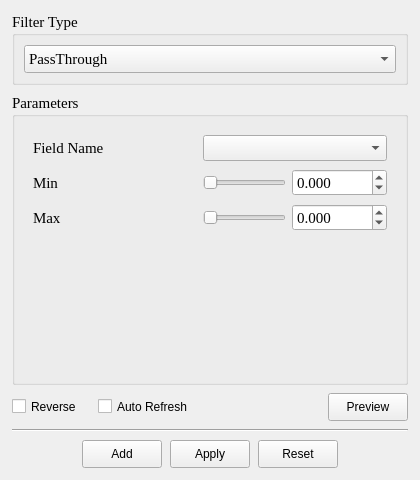
<?xml version="1.0" encoding="UTF-8"?>
<ui version="4.0">
 <class>Filters</class>
 <widget class="QDialog" name="Filters">
  <property name="geometry">
   <rect>
    <x>0</x>
    <y>0</y>
    <width>420</width>
    <height>480</height>
   </rect>
  </property>
  <property name="minimumSize">
   <size>
    <width>420</width>
    <height>420</height>
   </size>
  </property>
  <property name="windowTitle">
   <string>Filters</string>
  </property>
  <layout class="QVBoxLayout" name="verticalLayout_5">
   <property name="leftMargin">
    <number>12</number>
   </property>
   <property name="topMargin">
    <number>12</number>
   </property>
   <property name="rightMargin">
    <number>12</number>
   </property>
   <property name="bottomMargin">
    <number>12</number>
   </property>
   <property name="spacing">
    <number>8</number>
   </property>
   <!-- Filter Type Selection -->
   <item>
    <widget class="QGroupBox" name="groupBox_type">
     <property name="font">
      <font>
       <family>Times New Roman</family>
       <pointsize>11</pointsize>
      </font>
     </property>
     <property name="title">
      <string>Filter Type</string>
     </property>
     <layout class="QVBoxLayout" name="verticalLayout_type">
      <property name="spacing">
       <number>6</number>
      </property>
      <item>
       <widget class="QComboBox" name="cbox_type">
        <property name="minimumSize">
         <size>
          <width>0</width>
          <height>28</height>
         </size>
        </property>
        <item>
         <property name="text">
          <string>PassThrough</string>
         </property>
        </item>
        <item>
         <property name="text">
          <string>VoxelGrid</string>
         </property>
        </item>
        <item>
         <property name="text">
          <string>Statistical Outlier Removal</string>
         </property>
        </item>
        <item>
         <property name="text">
          <string>Radius Outlier Removal</string>
         </property>
        </item>
        <item>
         <property name="text">
          <string>Conditional Removal</string>
         </property>
        </item>
        <item>
         <property name="text">
          <string>Grid Minimum</string>
         </property>
        </item>
        <item>
         <property name="text">
          <string>Local Maximum</string>
         </property>
        </item>
        <item>
         <property name="text">
          <string>Shadow Points</string>
         </property>
        </item>
       </widget>
      </item>
     </layout>
    </widget>
   </item>
   <!-- Parameters -->
   <item>
    <widget class="QGroupBox" name="groupBox">
     <property name="font">
      <font>
       <family>Times New Roman</family>
       <pointsize>11</pointsize>
      </font>
     </property>
     <property name="title">
      <string>Parameters</string>
     </property>
     <layout class="QVBoxLayout" name="verticalLayout_4">
      <property name="spacing">
       <number>6</number>
      </property>
      <item>
       <widget class="QStackedWidget" name="stackedWidget">
        <property name="currentIndex">
         <number>0</number>
        </property>
        <!-- Page 0: PassThrough -->
        <widget class="QWidget" name="PassThrough">
         <layout class="QGridLayout" name="gridLayout_pt">
          <property name="horizontalSpacing">
           <number>10</number>
          </property>
          <property name="verticalSpacing">
           <number>8</number>
          </property>
          <item row="0" column="0">
           <widget class="QLabel" name="label">
            <property name="minimumSize">
             <size>
              <width>160</width>
              <height>25</height>
             </size>
            </property>
            <property name="text">
             <string>Field Name</string>
            </property>
           </widget>
          </item>
          <item row="0" column="1">
           <widget class="QComboBox" name="cbox_field_name">
            <property name="minimumSize">
             <size>
              <width>100</width>
              <height>25</height>
             </size>
            </property>
            <property name="toolTip">
             <string>Provide the name of the field to be used for filtering data.</string>
            </property>
            <property name="currentText">
             <string/>
            </property>
            <property name="currentIndex">
             <number>-1</number>
            </property>
            <item>
             <property name="text">
              <string>x</string>
             </property>
            </item>
            <item>
             <property name="text">
              <string>y</string>
             </property>
            </item>
            <item>
             <property name="text">
              <string>z</string>
             </property>
            </item>
            <item>
             <property name="text">
              <string>rgb</string>
             </property>
            </item>
            <item>
             <property name="text">
              <string>curvature</string>
             </property>
            </item>
           </widget>
          </item>
          <item row="1" column="0">
           <widget class="QLabel" name="label_2">
            <property name="minimumSize">
             <size>
              <width>160</width>
              <height>25</height>
             </size>
            </property>
            <property name="text">
             <string>Min</string>
            </property>
           </widget>
          </item>
          <item row="1" column="1">
           <layout class="QHBoxLayout" name="horizontalLayout_4">
            <property name="spacing">
             <number>6</number>
            </property>
            <item>
             <widget class="QSlider" name="slider_min">
              <property name="orientation">
               <enum>Qt::Horizontal</enum>
              </property>
             </widget>
            </item>
            <item>
             <widget class="QDoubleSpinBox" name="dspin_min">
              <property name="minimumSize">
               <size>
                <width>80</width>
                <height>25</height>
               </size>
              </property>
              <property name="toolTip">
               <string>The minimum allowed field value</string>
              </property>
              <property name="decimals">
               <number>3</number>
              </property>
              <property name="minimum">
               <double>-99999.000000000000000</double>
              </property>
              <property name="maximum">
               <double>99999.000000000000000</double>
              </property>
              <property name="singleStep">
               <double>0.001000000000000</double>
              </property>
             </widget>
            </item>
           </layout>
          </item>
          <item row="2" column="0">
           <widget class="QLabel" name="label_3">
            <property name="minimumSize">
             <size>
              <width>160</width>
              <height>25</height>
             </size>
            </property>
            <property name="text">
             <string>Max</string>
            </property>
           </widget>
          </item>
          <item row="2" column="1">
           <layout class="QHBoxLayout" name="horizontalLayout_5">
            <property name="spacing">
             <number>6</number>
            </property>
            <item>
             <widget class="QSlider" name="slider_max">
              <property name="orientation">
               <enum>Qt::Horizontal</enum>
              </property>
             </widget>
            </item>
            <item>
             <widget class="QDoubleSpinBox" name="dspin_max">
              <property name="minimumSize">
               <size>
                <width>80</width>
                <height>25</height>
               </size>
              </property>
              <property name="toolTip">
               <string>The maximum allowed field value</string>
              </property>
              <property name="decimals">
               <number>3</number>
              </property>
              <property name="minimum">
               <double>-99999.000000000000000</double>
              </property>
              <property name="maximum">
               <double>99999.000000000000000</double>
              </property>
              <property name="singleStep">
               <double>0.001000000000000</double>
              </property>
             </widget>
            </item>
           </layout>
          </item>
          <item row="3" column="0" colspan="2">
           <spacer name="verticalSpacer">
            <property name="orientation">
             <enum>Qt::Vertical</enum>
            </property>
            <property name="sizeHint" stdset="0">
             <size>
              <width>20</width>
              <height>0</height>
             </size>
            </property>
           </spacer>
          </item>
         </layout>
        </widget>
        <!-- Page 1: VoxelGrid -->
        <widget class="QWidget" name="VoxelGrid">
         <layout class="QGridLayout" name="gridLayout_vg">
          <property name="horizontalSpacing">
           <number>10</number>
          </property>
          <property name="verticalSpacing">
           <number>8</number>
          </property>
          <item row="0" column="0" colspan="2">
           <layout class="QHBoxLayout" name="horizontalLayout_6">
            <property name="spacing">
             <number>16</number>
            </property>
            <item>
             <widget class="QCheckBox" name="check_same_value">
              <property name="minimumSize">
               <size>
                <width>0</width>
                <height>25</height>
               </size>
              </property>
              <property name="text">
               <string>Same Value</string>
              </property>
              <property name="checked">
               <bool>true</bool>
              </property>
             </widget>
            </item>
            <item>
             <widget class="QCheckBox" name="check_approximate">
              <property name="minimumSize">
               <size>
                <width>0</width>
                <height>25</height>
               </size>
              </property>
              <property name="text">
               <string>Approximate</string>
              </property>
             </widget>
            </item>
           </layout>
          </item>
          <item row="1" column="0">
           <widget class="QLabel" name="label_lx">
            <property name="minimumSize">
             <size>
              <width>160</width>
              <height>25</height>
             </size>
            </property>
            <property name="text">
             <string>Leaf Size X</string>
            </property>
           </widget>
          </item>
          <item row="1" column="1">
           <widget class="QDoubleSpinBox" name="dspin_leafx">
            <property name="minimumSize">
             <size>
              <width>100</width>
              <height>25</height>
             </size>
            </property>
            <property name="toolTip">
             <string>Set the voxel grid leaf size.</string>
            </property>
            <property name="decimals">
             <number>3</number>
            </property>
            <property name="minimum">
             <double>0.001000000000000</double>
            </property>
            <property name="maximum">
             <double>99999.000000000000000</double>
            </property>
            <property name="singleStep">
             <double>0.001000000000000</double>
            </property>
           </widget>
          </item>
          <item row="2" column="0">
           <widget class="QLabel" name="label_ly">
            <property name="minimumSize">
             <size>
              <width>160</width>
              <height>25</height>
             </size>
            </property>
            <property name="text">
             <string>Leaf Size Y</string>
            </property>
           </widget>
          </item>
          <item row="2" column="1">
           <widget class="QDoubleSpinBox" name="dspin_leafy">
            <property name="enabled">
             <bool>false</bool>
            </property>
            <property name="minimumSize">
             <size>
              <width>100</width>
              <height>25</height>
             </size>
            </property>
            <property name="decimals">
             <number>3</number>
            </property>
            <property name="minimum">
             <double>0.001000000000000</double>
            </property>
            <property name="maximum">
             <double>99999.000000000000000</double>
            </property>
            <property name="singleStep">
             <double>0.001000000000000</double>
            </property>
           </widget>
          </item>
          <item row="3" column="0">
           <widget class="QLabel" name="label_lz">
            <property name="minimumSize">
             <size>
              <width>160</width>
              <height>25</height>
             </size>
            </property>
            <property name="text">
             <string>Leaf Size Z</string>
            </property>
           </widget>
          </item>
          <item row="3" column="1">
           <widget class="QDoubleSpinBox" name="dspin_leafz">
            <property name="enabled">
             <bool>false</bool>
            </property>
            <property name="minimumSize">
             <size>
              <width>100</width>
              <height>25</height>
             </size>
            </property>
            <property name="decimals">
             <number>3</number>
            </property>
            <property name="minimum">
             <double>0.001000000000000</double>
            </property>
            <property name="maximum">
             <double>99999.000000000000000</double>
            </property>
            <property name="singleStep">
             <double>0.001000000000000</double>
            </property>
           </widget>
          </item>
          <item row="4" column="0" colspan="2">
           <spacer name="verticalSpacer_2">
            <property name="orientation">
             <enum>Qt::Vertical</enum>
            </property>
            <property name="sizeHint" stdset="0">
             <size>
              <width>20</width>
              <height>0</height>
             </size>
            </property>
           </spacer>
          </item>
         </layout>
        </widget>
        <!-- Page 2: Statistical Outlier Removal -->
        <widget class="QWidget" name="StatisticalOutlierRemoval">
         <layout class="QGridLayout" name="gridLayout_sor">
          <property name="horizontalSpacing">
           <number>10</number>
          </property>
          <property name="verticalSpacing">
           <number>8</number>
          </property>
          <item row="0" column="0">
           <widget class="QLabel" name="label_4">
            <property name="minimumSize">
             <size>
              <width>160</width>
              <height>25</height>
             </size>
            </property>
            <property name="text">
             <string>Mean K</string>
            </property>
           </widget>
          </item>
          <item row="0" column="1">
           <widget class="QSpinBox" name="spin_meank">
            <property name="minimumSize">
             <size>
              <width>100</width>
              <height>25</height>
             </size>
            </property>
            <property name="toolTip">
             <string>Set the number of points (k) to use for mean distance estimation</string>
            </property>
            <property name="minimum">
             <number>1</number>
            </property>
            <property name="maximum">
             <number>99999</number>
            </property>
           </widget>
          </item>
          <item row="1" column="0">
           <widget class="QLabel" name="label_5">
            <property name="minimumSize">
             <size>
              <width>160</width>
              <height>25</height>
             </size>
            </property>
            <property name="text">
             <string>Std Dev Multiplier</string>
            </property>
           </widget>
          </item>
          <item row="1" column="1">
           <widget class="QDoubleSpinBox" name="dspin_stddevmulthresh">
            <property name="minimumSize">
             <size>
              <width>100</width>
              <height>25</height>
             </size>
            </property>
            <property name="toolTip">
             <string>Set the standard deviation multiplier threshold</string>
            </property>
            <property name="decimals">
             <number>3</number>
            </property>
            <property name="maximum">
             <double>99999.000000000000000</double>
            </property>
            <property name="singleStep">
             <double>0.001000000000000</double>
            </property>
           </widget>
          </item>
          <item row="2" column="0" colspan="2">
           <spacer name="verticalSpacer_3">
            <property name="orientation">
             <enum>Qt::Vertical</enum>
            </property>
            <property name="sizeHint" stdset="0">
             <size>
              <width>20</width>
              <height>0</height>
             </size>
            </property>
           </spacer>
          </item>
         </layout>
        </widget>
        <!-- Page 3: Radius Outlier Removal -->
        <widget class="QWidget" name="RadiusOutlierRemoval">
         <layout class="QGridLayout" name="gridLayout_ror">
          <property name="horizontalSpacing">
           <number>10</number>
          </property>
          <property name="verticalSpacing">
           <number>8</number>
          </property>
          <item row="0" column="0">
           <widget class="QLabel" name="label_6">
            <property name="minimumSize">
             <size>
              <width>160</width>
              <height>25</height>
             </size>
            </property>
            <property name="text">
             <string>Search Radius</string>
            </property>
           </widget>
          </item>
          <item row="0" column="1">
           <widget class="QDoubleSpinBox" name="dspin_radius">
            <property name="minimumSize">
             <size>
              <width>100</width>
              <height>25</height>
             </size>
            </property>
            <property name="toolTip">
             <string>Set the sphere radius for determining k-nearest neighbors</string>
            </property>
            <property name="decimals">
             <number>3</number>
            </property>
            <property name="maximum">
             <double>99999.000000000000000</double>
            </property>
            <property name="singleStep">
             <double>0.001000000000000</double>
            </property>
           </widget>
          </item>
          <item row="1" column="0">
           <widget class="QLabel" name="label_7">
            <property name="minimumSize">
             <size>
              <width>160</width>
              <height>25</height>
             </size>
            </property>
            <property name="text">
             <string>Min Neighbors</string>
            </property>
           </widget>
          </item>
          <item row="1" column="1">
           <widget class="QSpinBox" name="spin_minneiborsinradius">
            <property name="minimumSize">
             <size>
              <width>100</width>
              <height>25</height>
             </size>
            </property>
            <property name="toolTip">
             <string>Minimum number of neighbors in the given search radius</string>
            </property>
            <property name="minimum">
             <number>1</number>
            </property>
            <property name="maximum">
             <number>99999</number>
            </property>
           </widget>
          </item>
          <item row="2" column="0" colspan="2">
           <spacer name="verticalSpacer_4">
            <property name="orientation">
             <enum>Qt::Vertical</enum>
            </property>
            <property name="sizeHint" stdset="0">
             <size>
              <width>20</width>
              <height>0</height>
             </size>
            </property>
           </spacer>
          </item>
         </layout>
        </widget>
        <!-- Page 4: Conditional Removal -->
        <widget class="QWidget" name="ConditionalRemoval">
         <layout class="QVBoxLayout" name="verticalLayout_7">
          <property name="spacing">
           <number>8</number>
          </property>
          <item>
           <widget class="QTableWidget" name="table_condition">
            <property name="minimumSize">
             <size>
              <width>0</width>
              <height>150</height>
             </size>
            </property>
            <attribute name="horizontalHeaderStretchLastSection">
             <bool>true</bool>
            </attribute>
           </widget>
          </item>
          <item>
           <layout class="QHBoxLayout" name="horizontalLayout_12">
            <item>
             <spacer name="horizontalSpacer">
              <property name="orientation">
               <enum>Qt::Horizontal</enum>
              </property>
              <property name="sizeHint" stdset="0">
               <size>
                <width>40</width>
                <height>20</height>
               </size>
              </property>
             </spacer>
            </item>
            <item>
             <widget class="QPushButton" name="btn_add_con">
              <property name="minimumSize">
               <size>
                <width>0</width>
                <height>28</height>
               </size>
              </property>
              <property name="text">
               <string>Add Row</string>
              </property>
              <property name="icon">
               <iconset resource="../resources/res.qrc">
                <normaloff>:/res/icon/list-add.svg</normaloff>:/res/icon/list-add.svg</iconset>
              </property>
             </widget>
            </item>
            <item>
             <widget class="QPushButton" name="btn_clear_con">
              <property name="minimumSize">
               <size>
                <width>0</width>
                <height>28</height>
               </size>
              </property>
              <property name="text">
               <string>Remove Row</string>
              </property>
              <property name="icon">
               <iconset resource="../resources/res.qrc">
                <normaloff>:/res/icon/list-remove-symbolic.svg</normaloff>:/res/icon/list-remove-symbolic.svg</iconset>
              </property>
             </widget>
            </item>
           </layout>
          </item>
         </layout>
        </widget>
        <!-- Page 5: Grid Minimum -->
        <widget class="QWidget" name="GridMinimum">
         <layout class="QGridLayout" name="gridLayout_gm">
          <property name="horizontalSpacing">
           <number>10</number>
          </property>
          <property name="verticalSpacing">
           <number>8</number>
          </property>
          <item row="0" column="0">
           <widget class="QLabel" name="label_8">
            <property name="minimumSize">
             <size>
              <width>160</width>
              <height>25</height>
             </size>
            </property>
            <property name="text">
             <string>Resolution</string>
            </property>
           </widget>
          </item>
          <item row="0" column="1">
           <widget class="QDoubleSpinBox" name="dspin_resolution">
            <property name="minimumSize">
             <size>
              <width>100</width>
              <height>25</height>
             </size>
            </property>
            <property name="decimals">
             <number>3</number>
            </property>
            <property name="maximum">
             <double>99999.000000000000000</double>
            </property>
            <property name="singleStep">
             <double>0.001000000000000</double>
            </property>
           </widget>
          </item>
          <item row="1" column="0" colspan="2">
           <spacer name="verticalSpacer_5">
            <property name="orientation">
             <enum>Qt::Vertical</enum>
            </property>
            <property name="sizeHint" stdset="0">
             <size>
              <width>20</width>
              <height>0</height>
             </size>
            </property>
           </spacer>
          </item>
         </layout>
        </widget>
        <!-- Page 6: Local Maximum -->
        <widget class="QWidget" name="LocalMaximun">
         <layout class="QGridLayout" name="gridLayout_lm">
          <property name="horizontalSpacing">
           <number>10</number>
          </property>
          <property name="verticalSpacing">
           <number>8</number>
          </property>
          <item row="0" column="0">
           <widget class="QLabel" name="label_9">
            <property name="minimumSize">
             <size>
              <width>160</width>
              <height>25</height>
             </size>
            </property>
            <property name="text">
             <string>Search Radius</string>
            </property>
           </widget>
          </item>
          <item row="0" column="1">
           <widget class="QDoubleSpinBox" name="dspin_radius_3">
            <property name="minimumSize">
             <size>
              <width>100</width>
              <height>25</height>
             </size>
            </property>
            <property name="decimals">
             <number>3</number>
            </property>
            <property name="maximum">
             <double>99999.000000000000000</double>
            </property>
            <property name="singleStep">
             <double>0.001000000000000</double>
            </property>
           </widget>
          </item>
          <item row="1" column="0" colspan="2">
           <spacer name="verticalSpacer_6">
            <property name="orientation">
             <enum>Qt::Vertical</enum>
            </property>
            <property name="sizeHint" stdset="0">
             <size>
              <width>20</width>
              <height>0</height>
             </size>
            </property>
           </spacer>
          </item>
         </layout>
        </widget>
        <!-- Page 7: Shadow Points -->
        <widget class="QWidget" name="ShadowPoints">
         <layout class="QGridLayout" name="gridLayout_sp">
          <property name="horizontalSpacing">
           <number>10</number>
          </property>
          <property name="verticalSpacing">
           <number>8</number>
          </property>
          <item row="0" column="0">
           <widget class="QLabel" name="label_10">
            <property name="minimumSize">
             <size>
              <width>160</width>
              <height>25</height>
             </size>
            </property>
            <property name="text">
             <string>Threshold</string>
            </property>
           </widget>
          </item>
          <item row="0" column="1">
           <widget class="QDoubleSpinBox" name="dspin_threshold">
            <property name="minimumSize">
             <size>
              <width>100</width>
              <height>25</height>
             </size>
            </property>
            <property name="decimals">
             <number>3</number>
            </property>
            <property name="maximum">
             <double>9999.000000000000000</double>
            </property>
            <property name="singleStep">
             <double>0.001000000000000</double>
            </property>
           </widget>
          </item>
          <item row="1" column="0" colspan="2">
           <spacer name="verticalSpacer_7">
            <property name="orientation">
             <enum>Qt::Vertical</enum>
            </property>
            <property name="sizeHint" stdset="0">
             <size>
              <width>20</width>
              <height>0</height>
             </size>
            </property>
           </spacer>
          </item>
         </layout>
        </widget>
       </widget>
      </item>
     </layout>
    </widget>
   </item>
   <!-- Options Row: Reverse + Auto Refresh -->
   <item>
    <layout class="QHBoxLayout" name="horizontalLayout_options">
     <property name="spacing">
      <number>16</number>
     </property>
     <item>
      <widget class="QCheckBox" name="check_reverse">
       <property name="minimumSize">
        <size>
         <width>0</width>
         <height>25</height>
        </size>
       </property>
       <property name="text">
        <string>Reverse</string>
       </property>
       <property name="icon">
        <iconset resource="../resources/res.qrc">
         <normaloff>:/res/icon/reverse.svg</normaloff>:/res/icon/reverse.svg</iconset>
       </property>
      </widget>
     </item>
     <item>
      <widget class="QCheckBox" name="check_refresh">
       <property name="minimumSize">
        <size>
         <width>0</width>
         <height>25</height>
        </size>
       </property>
       <property name="text">
        <string>Auto Refresh</string>
       </property>
       <property name="icon">
        <iconset resource="../resources/res.qrc">
         <normaloff>:/res/icon/view-refresh.svg</normaloff>:/res/icon/view-refresh.svg</iconset>
       </property>
      </widget>
     </item>
     <item>
      <spacer name="horizontalSpacer_preview">
       <property name="orientation">
        <enum>Qt::Horizontal</enum>
       </property>
       <property name="sizeHint" stdset="0">
        <size>
         <width>40</width>
         <height>20</height>
        </size>
       </property>
      </spacer>
     </item>
     <item>
      <widget class="QPushButton" name="btn_preview">
       <property name="minimumSize">
        <size>
         <width>80</width>
         <height>28</height>
        </size>
       </property>
       <property name="text">
        <string>Preview</string>
       </property>
       <property name="icon">
        <iconset resource="../resources/res.qrc">
         <normaloff>:/res/icon/preview.svg</normaloff>:/res/icon/preview.svg</iconset>
       </property>
      </widget>
     </item>
    </layout>
   </item>
   <!-- Separator -->
   <item>
    <widget class="Line" name="line">
     <property name="orientation">
      <enum>Qt::Horizontal</enum>
     </property>
    </widget>
   </item>
   <!-- Action Buttons -->
   <item>
    <layout class="QHBoxLayout" name="horizontalLayout_2">
     <property name="spacing">
      <number>8</number>
     </property>
     <item>
      <spacer name="horizontalSpacer_left">
       <property name="orientation">
        <enum>Qt::Horizontal</enum>
       </property>
       <property name="sizeHint" stdset="0">
        <size>
         <width>40</width>
         <height>20</height>
        </size>
       </property>
      </spacer>
     </item>
     <item>
      <widget class="QPushButton" name="btn_add">
       <property name="minimumSize">
        <size>
         <width>80</width>
         <height>28</height>
        </size>
       </property>
       <property name="text">
        <string>Add</string>
       </property>
       <property name="icon">
        <iconset resource="../resources/res.qrc">
         <normaloff>:/res/icon/add.svg</normaloff>:/res/icon/add.svg</iconset>
       </property>
      </widget>
     </item>
     <item>
      <widget class="QPushButton" name="btn_apply">
       <property name="minimumSize">
        <size>
         <width>80</width>
         <height>28</height>
        </size>
       </property>
       <property name="text">
        <string>Apply</string>
       </property>
       <property name="icon">
        <iconset resource="../resources/res.qrc">
         <normaloff>:/res/icon/apply1.svg</normaloff>:/res/icon/apply1.svg</iconset>
       </property>
      </widget>
     </item>
     <item>
      <widget class="QPushButton" name="btn_reset">
       <property name="minimumSize">
        <size>
         <width>80</width>
         <height>28</height>
        </size>
       </property>
       <property name="text">
        <string>Reset</string>
       </property>
       <property name="icon">
        <iconset resource="../resources/res.qrc">
         <normaloff>:/res/icon/reset.svg</normaloff>:/res/icon/reset.svg</iconset>
       </property>
      </widget>
     </item>
     <item>
      <spacer name="horizontalSpacer_right">
       <property name="orientation">
        <enum>Qt::Horizontal</enum>
       </property>
       <property name="sizeHint" stdset="0">
        <size>
         <width>40</width>
         <height>20</height>
        </size>
       </property>
      </spacer>
     </item>
    </layout>
   </item>
  </layout>
 </widget>
 <resources>
  <include location="../resources/res.qrc"/>
 </resources>
 <connections>
  <connection>
   <sender>cbox_type</sender>
   <signal>currentIndexChanged(int)</signal>
   <receiver>stackedWidget</receiver>
   <slot>setCurrentIndex(int)</slot>
   <hints>
    <hint type="sourcelabel">
     <x>170</x>
     <y>61</y>
    </hint>
    <hint type="destinationlabel">
     <x>170</x>
     <y>156</y>
    </hint>
   </hints>
  </connection>
 </connections>
</ui>
